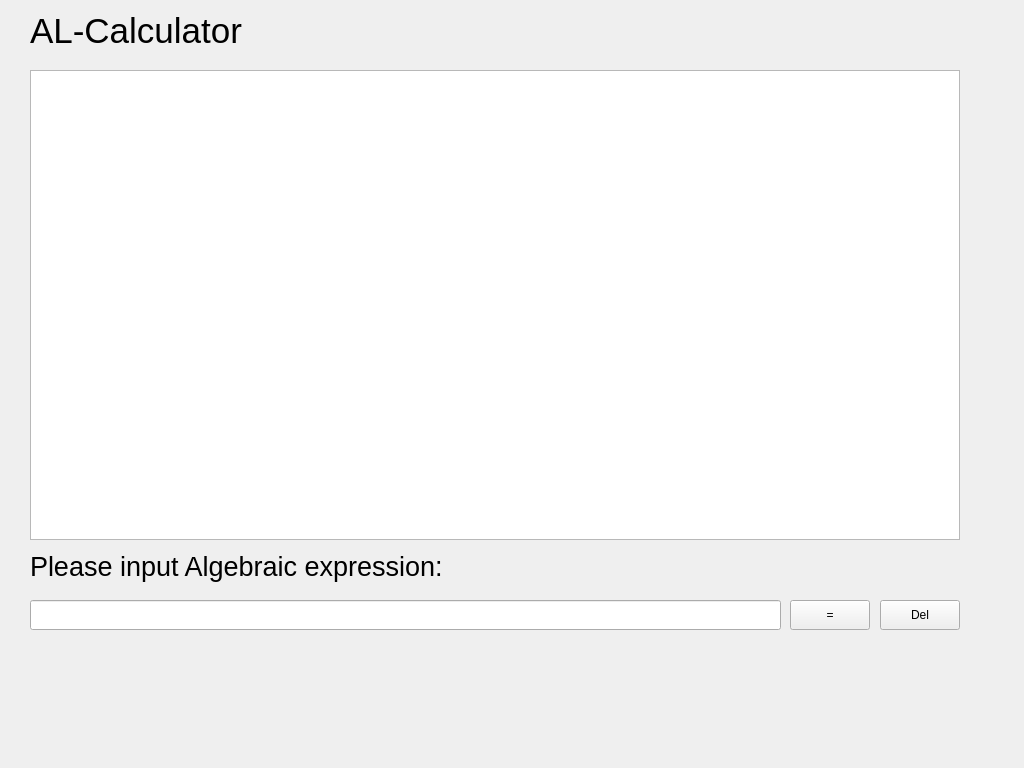
<?xml version="1.0" encoding="UTF-8"?>
<ui version="4.0">
 <class>Calculator</class>
 <widget class="QWidget" name="Calculator">
  <property name="geometry">
   <rect>
    <x>0</x>
    <y>0</y>
    <width>1024</width>
    <height>768</height>
   </rect>
  </property>
  <property name="windowTitle">
   <string>Calculator</string>
  </property>
  <widget class="QLabel" name="label_name">
   <property name="geometry">
    <rect>
     <x>30</x>
     <y>10</y>
     <width>930</width>
     <height>42</height>
    </rect>
   </property>
   <property name="minimumSize">
    <size>
     <width>930</width>
     <height>42</height>
    </size>
   </property>
   <property name="font">
    <font>
     <pointsize>26</pointsize>
    </font>
   </property>
   <property name="text">
    <string>AL-Calculator</string>
   </property>
  </widget>
  <widget class="QTextEdit" name="textEdit_display">
   <property name="geometry">
    <rect>
     <x>30</x>
     <y>70</y>
     <width>930</width>
     <height>470</height>
    </rect>
   </property>
   <property name="minimumSize">
    <size>
     <width>930</width>
     <height>470</height>
    </size>
   </property>
   <property name="sizeIncrement">
    <size>
     <width>0</width>
     <height>0</height>
    </size>
   </property>
  </widget>
  <widget class="QLineEdit" name="lineEdit_input">
   <property name="geometry">
    <rect>
     <x>30</x>
     <y>600</y>
     <width>751</width>
     <height>30</height>
    </rect>
   </property>
  </widget>
  <widget class="QLabel" name="label_info">
   <property name="geometry">
    <rect>
     <x>30</x>
     <y>550</y>
     <width>930</width>
     <height>33</height>
    </rect>
   </property>
   <property name="minimumSize">
    <size>
     <width>930</width>
     <height>33</height>
    </size>
   </property>
   <property name="font">
    <font>
     <pointsize>20</pointsize>
    </font>
   </property>
   <property name="text">
    <string>Please input Algebraic expression:</string>
   </property>
  </widget>
  <widget class="QPushButton" name="pushButton_equal">
   <property name="geometry">
    <rect>
     <x>790</x>
     <y>600</y>
     <width>80</width>
     <height>30</height>
    </rect>
   </property>
   <property name="text">
    <string>=</string>
   </property>
  </widget>
  <widget class="QPushButton" name="pushButton_del">
   <property name="geometry">
    <rect>
     <x>880</x>
     <y>600</y>
     <width>80</width>
     <height>30</height>
    </rect>
   </property>
   <property name="text">
    <string>Del</string>
   </property>
  </widget>
 </widget>
 <layoutdefault spacing="6" margin="11"/>
 <resources/>
 <connections/>
</ui>
